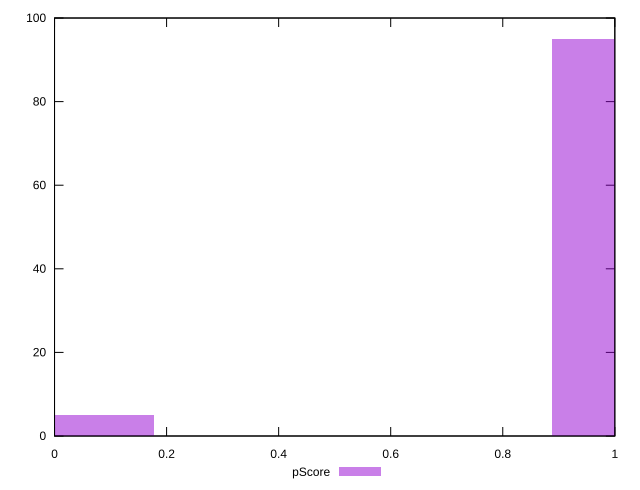

Write gnuplot code to recreate this figure.
reset

$pScore <<EOF
0 5
1.0652429629799116 95
EOF

set key outside below
set boxwidth 0.35508098765997054
set xrange [0:1]
set yrange [0:100]
set trange [0:100]
set style fill transparent solid 0.5 noborder
set terminal svg size 640, 490 enhanced background rgb 'white'
set output "report_00022_2021-02-20T12:08:46.964Z/server-response-time/samples/pages/pScore/histogram.svg"

plot $pScore title "pScore" with boxes

reset
